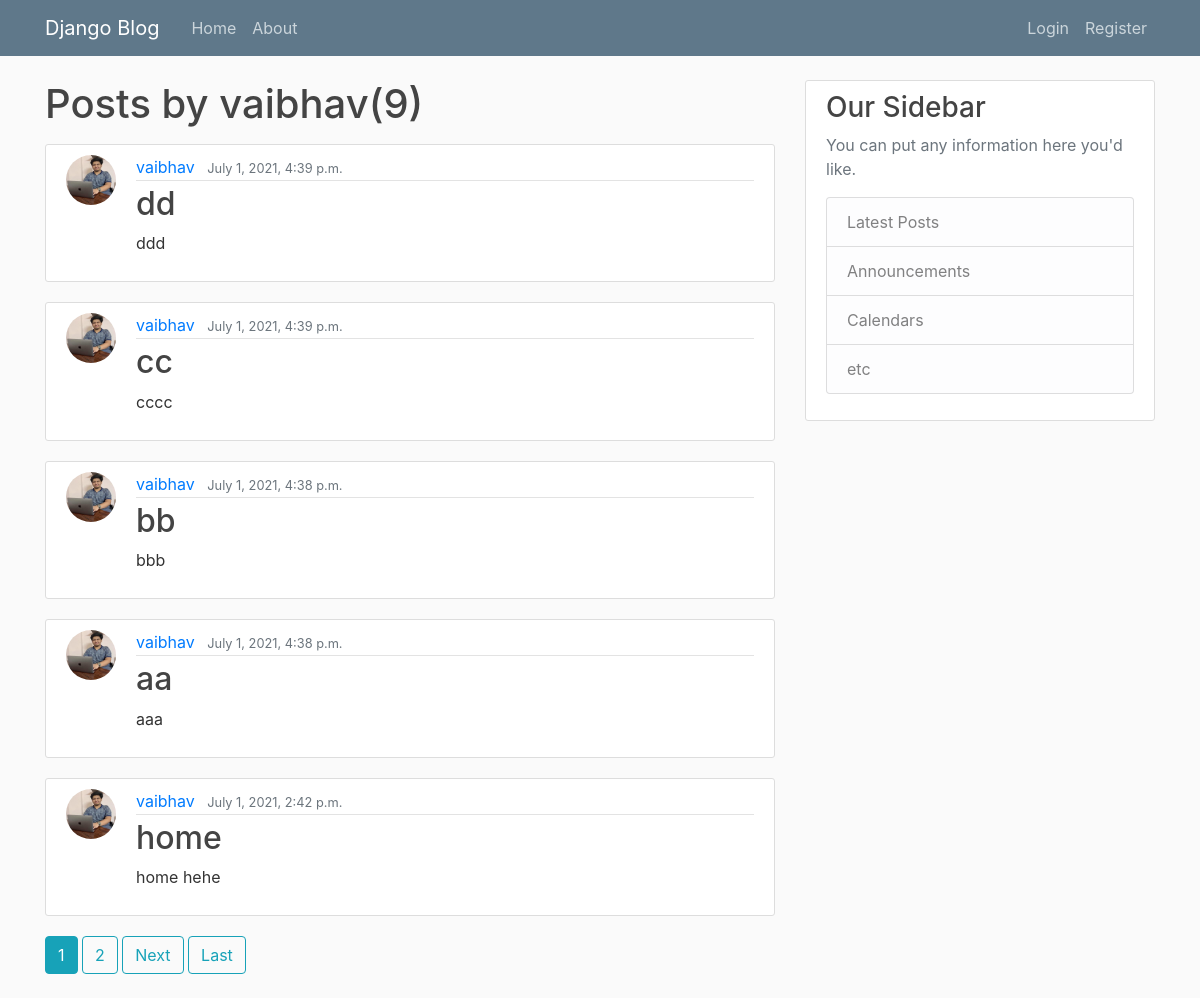
/blog/user/vaibhav/, run on the app's committed database.
### blog/models.py (models this page shows, shortened)
class Post(models.Model):
    title = models.CharField(max_length=100)
    content = models.TextField()
    date_posted = models.DateTimeField(default=timezone.now)
    author = models.ForeignKey(User, on_delete=models.CASCADE)

### users/models.py (models this page shows, shortened)
class Profile(models.Model):
    user = models.OneToOneField(User, on_delete=models.CASCADE)
    profile_pic = models.ImageField(default = "default.jpg", upload_to = 'profile_pics')

### blog/views.py (the view)
# urls.py: path('user/<str:username>/', UserPostClassView.as_view(), name = 'user-posts')
class UserPostClassView(ListView):
    model = Post
    template_name = 'user_post.html'
    context_object_name = 'pp'
    paginate_by = 5
    def get_queryset(self):
        user = get_object_or_404(User, username = self.kwargs.get('username'))
        return Post.objects.filter(author = user).order_by('-date_posted')

### blog/templates/user_post.html (shortened to what this page needs)
{%extends "common.html"%}
{%block content%}
<h1 class="mb-3 ">Posts by {{view.kwargs.username}}({{page_obj.paginator.count}})</h1>
    {% for post in pp%}
    <article class="media content-section">
      <img src="{{ post.author.profile.profile_pic.url }}" alt="user" class="rounded-circle account-img">
        <div class="media-body">
          <div class="article-metadata">
            <a class="mr-2" href="{%url 'user-posts' post.author.username%}">{{ post.author }}</a>
            <small class="text-muted">{{ post.date_posted }}</small>
          </div>
          <h2><a class="article-title" href="{%url 'post_detail' post.id%}">{{ post.title }}</a></h2>
          <p class="article-content">{{ post.content }}</p>
        </div>
      </article>
    {%endfor%}
    {% if is_paginated %}
      {% for num in page_obj.paginator.page_range %}
        {%if page_obj.number == num %}
        <a href="?page={{num}}" class="btn btn-info mb-4">{{num}}</a>
        {%elif num >= page_obj.number|add:'-3' or num <= page_obj.number|add:'-3' %}
        <a href="?page={{num}}" class="btn btn-outline-info mb-4 ">{{num}}</a>
        {%endif%}
      {%endfor%}
      {%if page_obj.has_next%}
      <a href="?page={{page_obj.next_page_number}}" class="btn btn-outline-info mb-4 ">Next</a>
      <a href="?page={{page_obj.paginator.num_pages}}" class="btn btn-outline-info mb-4 ">Last</a>
      {%endif%}
    {%endif%}
{%endblock content%}

### blog/static/blog/main.css (style rules this page uses)
body { background: #fafafa; color: #333333; margin-top: 5rem; }
h1, h2, h3, h4, h5, h6 { color: #444444; }
.content-section { background: #ffffff; padding: 10px 20px; border: 1px solid #dddddd; border-radius: 3px; margin-bottom: 20px; }
.article-title { color: #444444; }
.article-content { white-space: pre-line; }
.article-metadata { padding-bottom: 1px; margin-bottom: 4px; border-bottom: 1px solid #e3e3e3 }
.account-img { height: 50px; width: 50px; margin-right: 20px; margin-bottom: 16px; }

### data on the page
Post: author.profile.profile_pic (picture), author "vaibhav", date_posted "July 1, 2021, 4:39 p.m.", title "dd", content "ddd"
Post: author.profile.profile_pic (picture), author "vaibhav", date_posted "July 1, 2021, 4:39 p.m.", title "cc", content "cccc"
Post: author.profile.profile_pic (picture), author "vaibhav", date_posted "July 1, 2021, 4:38 p.m.", title "bb", content "bbb"
Post: author.profile.profile_pic (picture), author "vaibhav", date_posted "July 1, 2021, 4:38 p.m.", title "aa", content "aaa"
Post: author.profile.profile_pic (picture), author "vaibhav", date_posted "July 1, 2021, 2:42 p.m.", title "home", content "home hehe"

### other printed values
{{ view.kwargs.username }} "vaibhav"
{{ page_obj.paginator.count }} "9"
{{ num }} "1"
{{ num }} "2"
